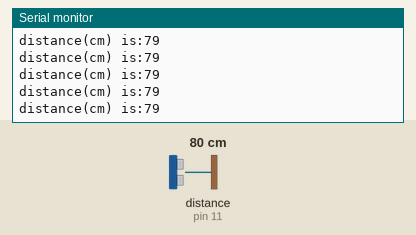
This sketch was run on a simulated Arduino Uno, built with avr-gcc and run on an emulated ATmega328P. Shown: the last lines printed to the serial monitor. Wiring (inferred from the names in the program): ultrasonic range finder: trigger pin 10; echo pin 11. The inputs (shaded band) are chosen by the test bench; at power-on: distance to the obstacle (sensor on pin 11) 80 cm. The echo pulse lasts 58.3 µs per cm.

Above: at 1.2 s.
1.3 s: distance to the obstacle (sensor on pin 11) set to 2 cm
At 1.8 s:
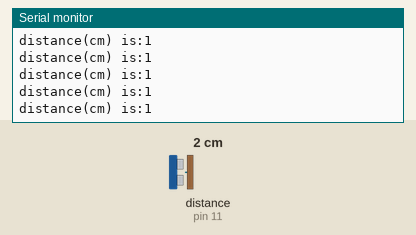
2.8 s: distance to the obstacle (sensor on pin 11) set to 18 cm
At 3.8 s:
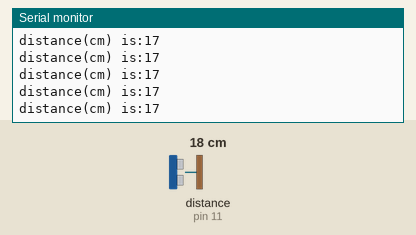
5.8 s: distance to the obstacle (sensor on pin 11) set to 4 cm
At 6.9 s:
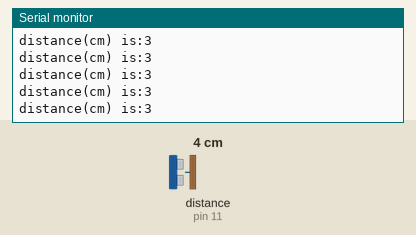
8.8 s: distance to the obstacle (sensor on pin 11) set to 35 cm
At 9.6 s:
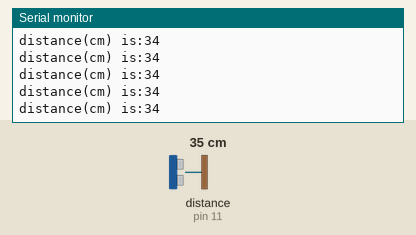
11.8 s: distance to the obstacle (sensor on pin 11) set to 9 cm
At 12.6 s:
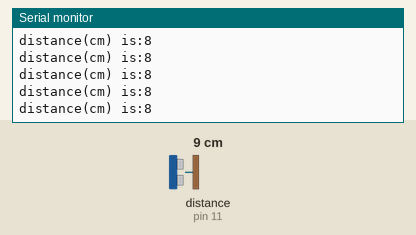
14.8 s: distance to the obstacle (sensor on pin 11) set to 60 cm
At 15.9 s:
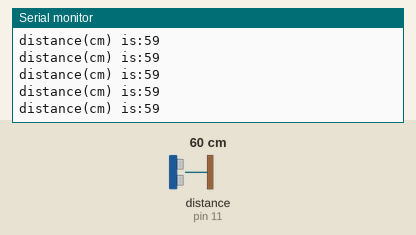
Timing chart, 0 to 17.8 s (numbered marks = the images above; inputs shaded):
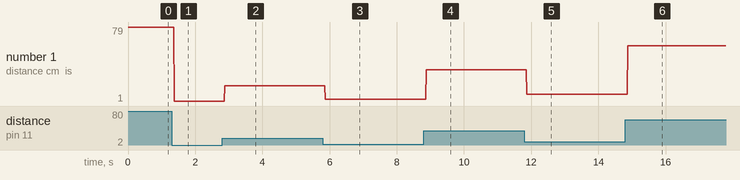

The sketch:

Standard-ults.ino
```cpp
//*********Variable Declarations*********
 int trigpin=10;
 int echopin=11;
 long duration,startTime;
 int distance;

void setup()
{
  Serial.begin(9600);
  pinMode(trigpin,OUTPUT);
  pinMode(echopin,INPUT);
}

void loop()
{
  digitalWrite(trigpin,LOW);
  delayMicroseconds(2);
  digitalWrite(trigpin,HIGH);
  delayMicroseconds(10);
  digitalWrite(trigpin,LOW);

  duration=pulseIn(echopin,HIGH);

  distance=duration*0.5*0.0343;
  Serial.print("distance(cm) is:");
  Serial.println(distance);

}
```

Measured:
- after the input at 1.3 s, the serial monitor: prints a new line after 0.08 s (image 1)
- after the input at 2.8 s, the serial monitor: prints a new line after 0.08 s (image 2)
- after the input at 5.8 s, the serial monitor: prints a new line after 0.08 s (image 3)
- after the input at 8.8 s, the serial monitor: prints a new line after 0.08 s (image 4)
- after the input at 11.8 s, the serial monitor: prints a new line after 0.07 s (image 5)
- after the input at 14.8 s, the serial monitor: prints a new line after 0.08 s (image 6)
- plotted number 1: 79 → 1 after the input at 1.3 s, 1 → 17 after the input at 2.8 s, 17 → 3 after the input at 5.8 s, 3 → 34 after the input at 8.8 s, 34 → 8 after the input at 11.8 s
